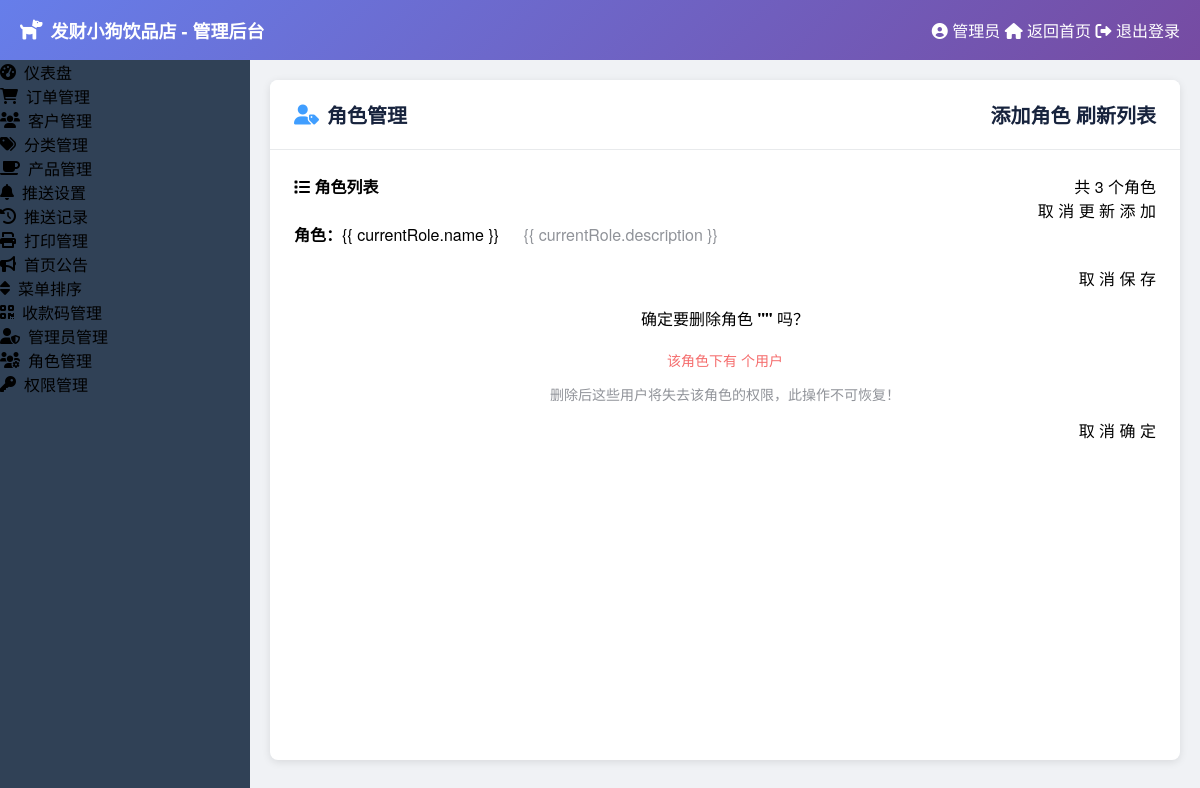
The page /admin/admin_roles (signed in) on the database its author committed.
### app/models.py (models this page shows, shortened)
class MenuConfig(db.Model):
    id = db.Column(db.Integer, primary_key=True)
    menu_key = db.Column(db.String(50), unique=True, nullable=False)  # 菜单唯一标识
    menu_name = db.Column(db.String(100), nullable=False)  # 菜单显示名称
    menu_icon = db.Column(db.String(50), nullable=False)  # 菜单图标
    menu_url = db.Column(db.String(200), nullable=True)  # 菜单链接
    parent_key = db.Column(db.String(50), nullable=True)  # 父菜单标识
    sort_order = db.Column(db.Integer, default=0)  # 排序顺序
    is_active = db.Column(db.Boolean, default=True)  # 是否启用
    is_visible = db.Column(db.Boolean, default=True)  # 是否显示
    created_at = db.Column(db.DateTime, default=datetime.utcnow)
    updated_at = db.Column(db.DateTime, default=datetime.utcnow, onupdate=datetime.utcnow)

### app/admin/routes.py (the view)
@bp.route('/admin_roles')
@admin_required
def admin_roles():
    roles = AdminRole.query.order_by(AdminRole.created_at.desc()).all()
    return render_template('admin/element_admin_roles.html', roles=roles)

### app/__init__.py (called while the page is built)
def create_app():
    app = Flask(__name__, template_folder='../templates', static_folder='../static')
    app.config.from_object(Config)
    from app.models import db
    db.init_app(app)
    from app.main import bp as main_bp
    app.register_blueprint(main_bp)
    from app.admin import bp as admin_bp
    app.register_blueprint(admin_bp, url_prefix='/admin')
    from app.admin.print_routes import bp as print_bp
    app.register_blueprint(print_bp)
    @app.template_global()
    def get_admin_menu_items():
        from app.models import MenuConfig
        try:
            menus = MenuConfig.query.filter_by(is_active=True, is_visible=True).order_by(MenuConfig.sort_order).all()
            return menus
        except:
            return []
    @app.template_global()
    def csrf_token():
        """生成CSRF token"""
        return secrets.token_hex(16)
    return app

### app/admin/routes.py (called while the page is built)
def admin_required(f):
    @wraps(f)
    def decorated_function(*args, **kwargs):
        if not session.get('is_admin'):
            flash('请先登录管理员账户', 'error')
            return redirect(url_for('admin.login'))
        return f(*args, **kwargs)
    return decorated_function

### templates/admin/element_admin_roles.html (shortened to what this page needs)
{% extends "admin/element_base.html" %}
{% block page_icon %}<i class="fas fa-user-tag"></i>{% endblock %}
{% block page_title %}角色管理{% endblock %}
{% block page_actions %}
<el-button type="primary" icon="el-icon-plus" @click="showAddDialog">
    添加角色
</el-button>
<el-button type="info" icon="el-icon-refresh" @click="refreshList">
    刷新列表
</el-button>
{% endblock %}
{% block content %}
<el-card>
    <div slot="header" class="clearfix">
        <span style="font-weight: 600;">
            <i class="fas fa-list"></i> 角色列表
        </span>
        <div style="float: right;">
            <el-tag type="info">共 {{ roles|length }} 个角色</el-tag>
        </div>
    </div>
</el-card>
<el-dialog :title="dialogTitle" :visible.sync="dialogVisible" width="500px" @close="resetForm">
    <div slot="footer" class="dialog-footer">
        <el-button @click="dialogVisible = false">取 消</el-button>
        <el-button type="primary" @click="submitForm" :loading="submitting">
            <span v-if="isEdit">更 新</span>
                    <span v-else>添 加</span>
        </el-button>
    </div>
</el-dialog>
<el-dialog title="权限管理" :visible.sync="permissionDialogVisible" width="800px">
    <div v-if="currentRole">
        <div style="margin-bottom: 20px;">
            <span style="font-weight: bold;">角色：</span>{{ "{{ currentRole.name }}" }}
            <span style="margin-left: 20px; color: #909399;">{{ "{{ currentRole.description }}" }}</span>
        </div>
    </div>
    <div slot="footer" class="dialog-footer">
        <el-button @click="permissionDialogVisible = false">取 消</el-button>
        <el-button type="primary" @click="savePermissions" :loading="savingPermissions">保 存</el-button>
    </div>
</el-dialog>
<el-dialog title="删除确认" :visible.sync="deleteDialogVisible" width="400px">
    <div style="text-align: center;">
        <p style="font-size: 16px; margin-bottom: 20px;">
            确定要删除角色 <strong>"{{ deleteRoleName }}"</strong> 吗？
        </p>
        <p style="color: #F56C6C; font-size: 14px; margin-bottom: 10px;">
            该角色下有 <strong>{{ deleteRoleUsersCount }}</strong> 个用户
        </p>
        <p style="color: #909399; font-size: 14px;">
            删除后这些用户将失去该角色的权限，此操作不可恢复！
        </p>
    </div>
    <div slot="footer" class="dialog-footer">
        <el-button @click="deleteDialogVisible = false">取 消</el-button>
        <el-button type="danger" @click="confirmDelete" :loading="deleting">确 定</el-button>
    </div>
</el-dialog>
{% endblock %}

### templates/admin/element_base.html (shortened to what this page needs)
<!DOCTYPE html>
<html lang="zh-CN">
<head>
    <link rel="stylesheet" href="https://unpkg.com/element-ui/lib/theme-chalk/index.css">
    <link rel="stylesheet" href="https://cdnjs.cloudflare.com/ajax/libs/font-awesome/6.0.0/css/all.min.css">
</head>
<body>
    <div id="app" class="admin-container">
        <div class="admin-header">
            <div class="admin-logo">
                <i class="fas fa-dog"></i>
                发财小狗饮品店 - 管理后台
            </div>
            <div>
                <el-dropdown trigger="click">
                    <span class="el-dropdown-link" style="color: white; cursor: pointer;">
                        <i class="fas fa-user-circle"></i>
                        管理员
                    </span>
                    <el-dropdown-menu slot="dropdown">
                        <el-dropdown-item>
                            <a href="{{ url_for('main.index') }}" style="text-decoration: none; color: inherit;">
                                <i class="fas fa-home"></i> 返回首页
                            </a>
                        </el-dropdown-item>
                        <el-dropdown-item divided>
                            <a href="{{ url_for('admin.logout') }}" style="text-decoration: none; color: inherit;">
                                <i class="fas fa-sign-out-alt"></i> 退出登录
                            </a>
                        </el-dropdown-item>
                    </el-dropdown-menu>
                </el-dropdown>
            </div>
        </div>
        <div class="admin-main">
            <div class="admin-sidebar">
                <el-menu
                    :default-active="activeMenu"
                    class="el-menu-vertical-demo"
                    background-color="#304156"
                    text-color="#bfcbd9"
                    active-text-color="#409EFF"
                    :unique-opened="true">
                    {% set menu_items = get_admin_menu_items() %}
                    {% for menu in menu_items %}
                    <el-menu-item index="{{ menu.menu_key }}">
                        <a href="{{ url_for(menu.menu_url) if menu.menu_url else '#' }}" style="text-decoration: none; color: inherit; display: flex; align-items: center; width: 100%;">
                            <i class="{{ menu.menu_icon }}" style="margin-right: 8px;"></i>
                            <span>{{ menu.menu_name }}</span>
                        </a>
                    </el-menu-item>
                    {% endfor %}
                </el-menu>
            </div>
            <div class="admin-content">
                <div class="page-container">
                    <div class="page-header">
                        <div class="page-title">
                            <div class="page-title-left">
                                {% block page_icon %}<i class="fas fa-home"></i>{% endblock %}
                                {% block page_title %}页面标题{% endblock %}
                            </div>
                            <div>
                                {% block page_actions %}{% endblock %}
                            </div>
                        </div>
                    </div>
                    <div class="page-content">
                        {% block content %}{% endblock %}
                    </div>
                </div>
            </div>
        </div>
    </div>
</body>
</html>

### templates/admin/element_base.html (style rules this page uses)
body { margin: 0; font-family: "Helvetica Neue", Helvetica, "PingFang SC", "Hiragino Sans GB", "Microsoft YaHei", "微软雅黑", Arial, sans-serif; }
.admin-container { height: 100vh; display: flex; flex-direction: column; }
.admin-header { background: linear-gradient(135deg, #667eea 0%, #764ba2 100%); color: white; height: 60px; display: flex; align-items: center; justify-content: space-between; padding: 0 20px; box-shadow: 0 2px 8px rgba(0,0,0,0.1); }
.admin-logo { display: flex; align-items: center; font-size: 18px; font-weight: bold; }
.admin-logo i { margin-right: 8px; font-size: 20px; }
.admin-main { flex: 1; display: flex; overflow: hidden; }
.admin-sidebar { width: 250px; background: #304156; overflow-y: auto; }
.admin-content { flex: 1; background: #f0f2f5; overflow-y: auto; padding: 20px; }
.page-container { background: white; border-radius: 8px; box-shadow: 0 2px 8px rgba(0,0,0,0.1); min-height: calc(100vh - 120px); }
.page-header { padding: 20px 24px; border-bottom: 1px solid #e8eaec; background: white; border-radius: 8px 8px 0 0; }
.page-title { font-size: 20px; font-weight: 600; color: #17233d; margin: 0; display: flex; align-items: center; justify-content: space-between; }
.page-title-left { display: flex; align-items: center; }
.page-title-left i { margin-right: 8px; color: #409EFF; }
.page-content { padding: 24px; }

### templates/admin/element_admin_roles.html (style rules this page uses)
.clearfix:before, .clearfix:after { display: table; content: ""; }
.clearfix:after { clear: both; }
.dialog-footer { text-align: right; }

### rows shown on the page
MenuConfig: menu_name "仪表盘"
MenuConfig: menu_name "订单管理"
MenuConfig: menu_name "客户管理"
MenuConfig: menu_name "分类管理"
MenuConfig: menu_name "产品管理"
MenuConfig: menu_name "推送设置"
MenuConfig: menu_name "推送记录"
MenuConfig: menu_name "打印管理"
MenuConfig: menu_name "首页公告"
MenuConfig: menu_name "菜单排序"
MenuConfig: menu_name "收款码管理"
MenuConfig: menu_name "管理员管理"
MenuConfig: menu_name "角色管理"
MenuConfig: menu_name "权限管理"

### other values the page prints
{{ roles|length }} "3"
{{ "{{ currentRole.name }}" }} "{{ currentRole.name }}"
{{ "{{ currentRole.description }}" }} "{{ currentRole.description }}"
